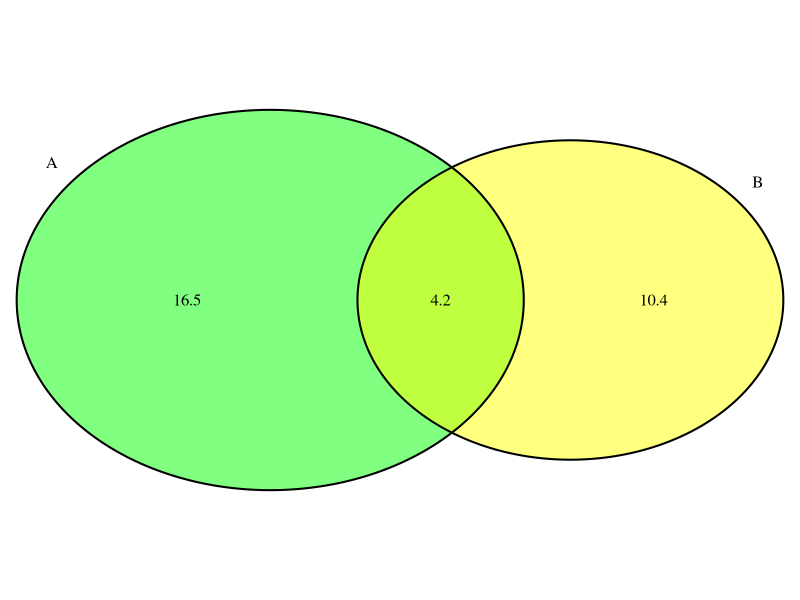
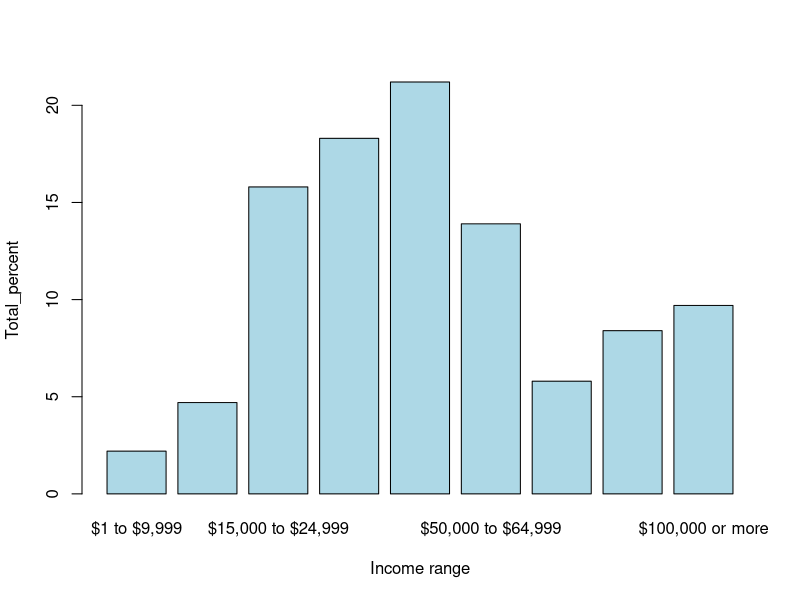

The R script that drew these images, in order:
## ---- chunk 1
knitr::opts_chunk$set(echo = TRUE)
## ---- chunk 2
library(VennDiagram)
grid.newpage()
draw.pairwise.venn(area1 = 20.7, area2 = 14.6, cross.area = 4.2, category = c("A", 
    "B"), fill = c("green", "yellow"))

## ---- chunk 3
#(a) building the model
# Considering a passenger with 2 pieces of checked luggage 
# will pay $25 for the first one 
# and $35 for the second.
# Thus a total of $60

fees <-c(0, 25, 60)

# proportion of passengers, p
p <-c(0.54, 0.34, 0.12)

# Let define the scaler x, number of passenger
#THe average cost per x passenger: average<- sum((x*p)*fees)/sum(p)


# Average revenue per passenger:
x<-1

Avg_rev<- sum((x*p)*fees)/sum(p)

Avg_rev

## ---- chunk 4
# Standard deviation

StdDev <-sqrt(0.54*(0-Avg_rev)^2 + 0.34*(25-Avg_rev)^2 + 0.12*(60-Avg_rev)^2)
StdDev
## ---- chunk 5
#(b) 
# Let assume 54% have no checked baggages: 0.54*120 = 65; 
#34% have one piece of checked luggage: 0.34*120 = 41;
# 12% have two pieces: 14. We have then y=(65,41,14)

y<-c(65,41,14)

Exp_revenue<- sum(y*fees)
Exp_revenue

## ---- chunk 6
Avg_Exp_revenue = mean(y*fees)
Avg_Exp_revenue

StdDev_Exp_revenue = sd(y*fees)
StdDev_Exp_revenue

## ---- chunk 7

# Plot barplot for distribution

Income <- c("$1 to $9,999","$10,000 to $14,999","$15,000 to $24,999",
            "$25,000 to $34,999","$35,000 to $49,999",
            "$50,000 to $64,999","$65,000 to $74,999",
            "$75,000 to $99,999","$100,000 or more")

Total_percent <- c(2.2,4.7,15.8,18.3,21.2,13.9,5.8,8.4,9.7)

summary_table <- data.frame(Income, Total_percent)
summary_table

barplot(Total_percent, names.arg = Income, 
        col = "light blue", xlab = "Income range", ylab ="Total_percent")
